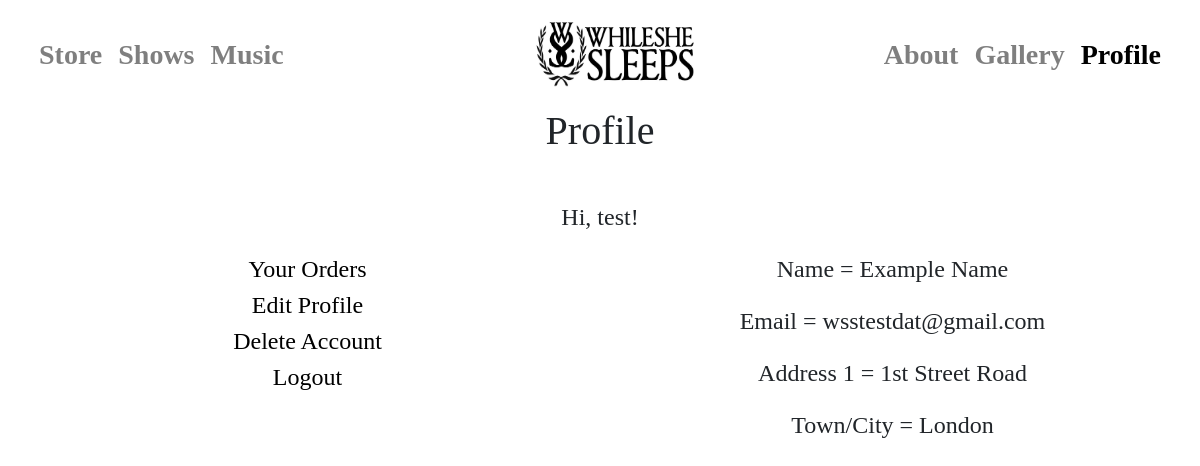
Screenshot of /user/test (signed in) with the database file from the repository.
### app/models.py (models this page shows, shortened)
class User(UserMixin, db.Model):
    id = db.Column(db.Integer, primary_key=True)
    username = db.Column(db.String(64), index=True, unique=True)
    email = db.Column(db.String(120), index=True, unique=True)
    password_hash = db.Column(db.String(128))
    name = db.Column(db.String(40), index=True)
    address1 = db.Column(db.String(40), index=True)
    address2 = db.Column(db.String(40), index=True)
    towncity = db.Column(db.String(40), index=True)
    postcode = db.Column(db.String(40), index=True)
    accesslevel = db.Column(db.Integer, index=True)
    card = db.Column(db.String)

### app/routes.py (the view)
@app.route("/user/<username>")                                       # Profile Page
@login_required                                                      # Parameters: username   Returns: profile.html file and passes in username
def profile(username):                                               # and user database
    return render_template("user/profile.html", title="Profile-", user=User.query.all(), the_username=username)

### app/models.py (called while the page is built)
@login.user_loader
def load_user(the_id):
    return User.query.get(int(the_id))

### app/templates/user/profile.html (shortened to what this page needs)
{% extends "layout.html" %}
{% block body %}
    <div class="text-center" style="font-size: 150%">
    <h1 style="font-family: Rockwell">Profile</h1>
    <br>
    {% for i in user %}
        {% if i.username == current_user.username %}
        <p style="font-family: 'Myriad Pro'">Hi, {{ current_user.username }}!</p>
            <div class="text-center" style="float: left;width: 50%">
                <a id="word" href="{{ url_for("the_orders") }}">Your Orders</a><br>
        <a id="word" href="/edit">Edit Profile</a><br>
            <a id="word" href="/user/delete">Delete Account</a><br>
        <a id="word" href="/logout">Logout</a>
            </div>
        <div class="text-center" style="float: left;width: 50%; font-family: 'Myriad Pro'">
            {% if i.name %}
                <p>Name = {{ i.name }}</p>
                {% endif %}
            {% if i.email %}
                <p>Email = {{ i.email }}</p>
                {% endif %}
            {% if i.address1 %}
            <p>Address 1 = {{ i.address1 }}</p>
                {% endif %}
            {% if i.towncity %}
            <p>Town/City = {{ i.towncity }}</p>
                {% endif %}
        {% endif %}
    {% endfor %}
        </div>
    </div>
{% endblock %}

### app/templates/user/profile.html (style rules this page uses)
#word { color: black; text-decoration: none; font-family: "Myriad Pro"; }

### rows the page displays
User: username "test", name "Example Name", email "wsstestdat@gmail.com", address1 "1st Street Road", towncity "London"
